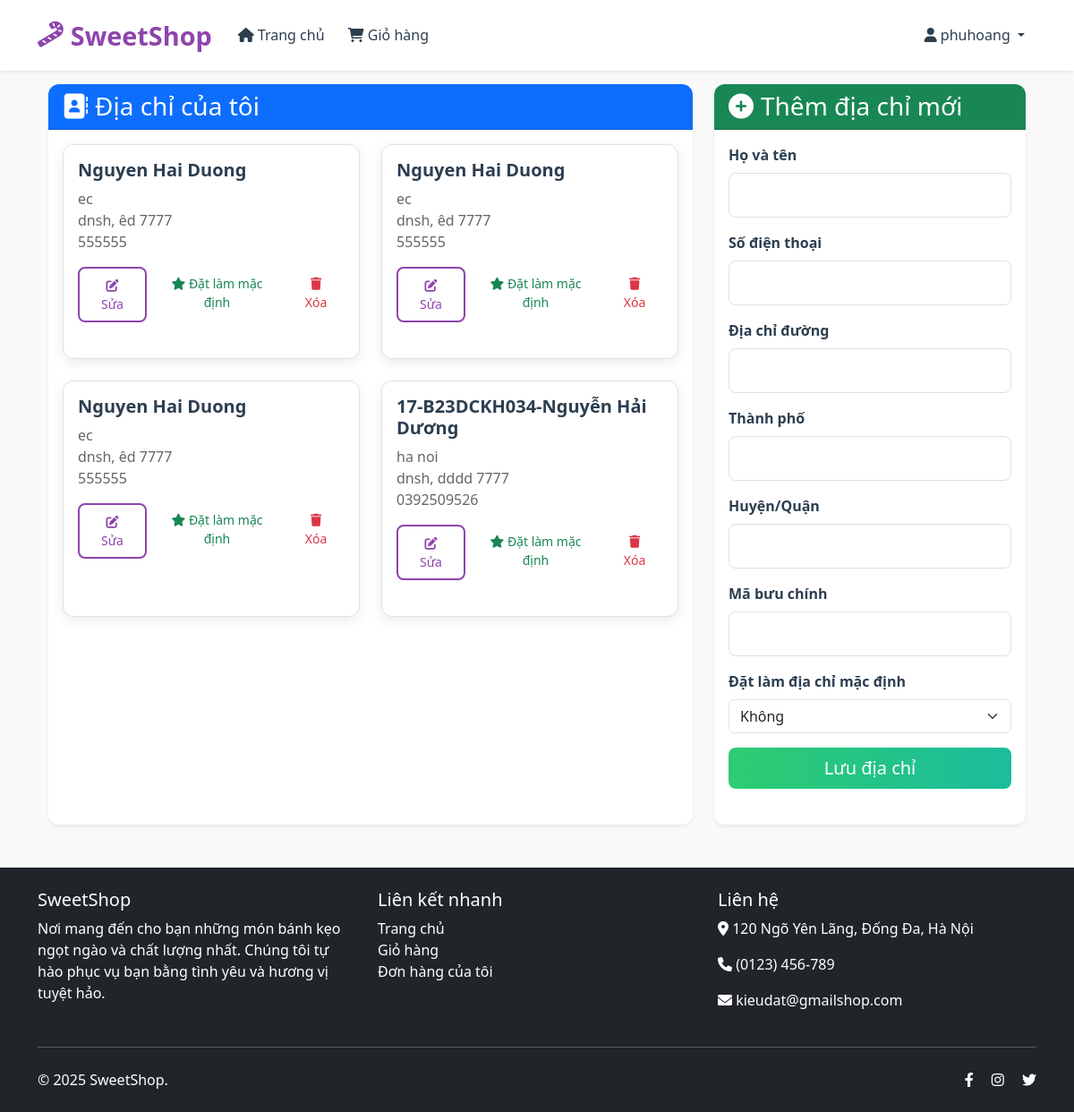
/addresses (signed in), run on the app's committed database.
### app/models.py (models this page shows, shortened)
class User(UserMixin, db.Model):
    __tablename__ = 'users'
    id = db.Column(db.Integer, primary_key=True)
    username = db.Column(db.String(80), nullable=False, unique=True)
    password_hash = db.Column(db.String(120), nullable=False)
    role = db.Column(db.String(10), nullable=False, default='USER')  # 'USER' or 'ADMIN'
    created_at = db.Column(db.DateTime, nullable=False, default=datetime.utcnow)
    cart_items = db.relationship('Cart', backref='user', lazy=True, cascade='all, delete-orphan')
    orders = db.relationship('Order', backref='customer', lazy=True, cascade='all, delete-orphan')
    addresses = db.relationship('Address', backref='user', lazy=True, cascade='all, delete-orphan')

class Address(db.Model):
    __tablename__ = 'addresses'
    id = db.Column(db.Integer, primary_key=True)
    user_id = db.Column(db.Integer, db.ForeignKey('users.id'), nullable=False)
    full_name = db.Column(db.String(100), nullable=False)
    phone = db.Column(db.String(20), nullable=False)
    street = db.Column(db.String(200), nullable=False)
    city = db.Column(db.String(100), nullable=False)
    state = db.Column(db.String(100), nullable=False)
    zip_code = db.Column(db.String(20), nullable=False)
    is_default = db.Column(db.Boolean, default=False)

### app/main/routes.py (the view)
@bp.route('/addresses')
@login_required
def addresses():
    user_addresses = Address.query.filter_by(user_id=current_user.id).all()
    address_form = AddressForm()
    return render_template('main/addresses.html', addresses=user_addresses, form=address_form)

### app/main/forms.py
class AddressForm(FlaskForm):
    full_name = StringField('Họ và tên', validators=[DataRequired(), Length(max=100)])
    phone = StringField('Số điện thoại', validators=[DataRequired(), Length(max=20)])
    street = StringField('Địa chỉ đường', validators=[DataRequired(), Length(max=200)])
    city = StringField('Thành phố', validators=[DataRequired(), Length(max=100)])
    state = StringField('Huyện/Quận', validators=[DataRequired(), Length(max=100)])
    zip_code = StringField('Mã bưu chính', validators=[DataRequired(), Length(max=20)])
    is_default = SelectField('Đặt làm địa chỉ mặc định', choices=[(False, 'Không'), (True, 'Có')], coerce=lambda x: x == 'True')
    submit = SubmitField('Lưu địa chỉ')

### app/__init__.py (called while the page is built)
def create_app(config_class=Config):
    app = Flask(__name__)
    app.config.from_object(config_class)
    db.init_app(app)
    login_manager.init_app(app)
    bcrypt.init_app(app)
    migrate = Migrate(app, db)  # Initialize Flask-Migrate
    login_manager.login_view = 'auth.login'
    login_manager.login_message = 'Đăng nhập để truy cập trang này.'
    from app.auth import bp as auth_bp
    app.register_blueprint(auth_bp)
    from app.admin import bp as admin_bp
    app.register_blueprint(admin_bp)
    from app.main import bp as main_bp
    app.register_blueprint(main_bp)
    @login_manager.user_loader
    def load_user(user_id):
        from app.models import User
        return User.query.get(int(user_id))
    return app

### app/templates/main/addresses.html (shortened to what this page needs)
{% extends "base.html" %}
{% block content %}
<div class="container">
    <div class="row">
        <div class="col-lg-8">
            <div class="card shadow-sm">
                <div class="card-header bg-primary text-white">
                    <h3 class="mb-0"><i class="fas fa-address-book me-2"></i>Địa chỉ của tôi</h3>
                </div>
                <div class="card-body">
                    {% if addresses %}
                    <div class="row">
                        {% for address in addresses %}
                        <div class="col-md-6 mb-4">
                            <div class="card h-100 border">
                                <div class="card-body">
                                    <div class="d-flex justify-content-between align-items-start">
                                        <h5 class="card-title">{{ address.full_name }}</h5>
                                    </div>
                                    <p class="card-text">
                                        {{ address.street }}<br>
                                        {{ address.city }}, {{ address.state }} {{ address.zip_code }}<br>
                                        {{ address.phone }}
                                    </p>
                                    <div class="d-flex">
                                        <a href="{{ url_for('main.edit_address', address_id=address.id) }}" class="btn btn-sm btn-outline-primary me-2">
                                            <i class="fas fa-edit"></i> Sửa
                                        </a>
                                        {% if not address.is_default %}
                                        <form method="POST" action="{{ url_for('main.edit_address', address_id=address.id) }}" class="d-inline me-2">
                                            <button type="submit" class="btn btn-sm btn-outline-success">
                                                <i class="fas fa-star"></i> Đặt làm mặc định
                                            </button>
                                        </form>
                                        {% endif %}
                                        <form method="POST" action="{{ url_for('main.delete_address', address_id=address.id) }}" class="d-inline">
                                            <button type="submit" class="btn btn-sm btn-outline-danger" onclick="return confirm('Bạn có chắc chắn muốn xóa địa chỉ này không?');">
                                                <i class="fas fa-trash"></i> Xóa
                                            </button>
                                        </form>
                                    </div>
                                </div>
                            </div>
                        </div>
                        {% endfor %}
                    </div>
                    {% else %}
                    <div class="text-center py-4">
                        <i class="fas fa-map-marker-alt text-muted mb-3" style="font-size: 3rem;"></i>
                        <p class="text-muted">Bạn chưa lưu địa chỉ nào.</p>
                    </div>
                    {% endif %}
                </div>
            </div>
        </div>
        <div class="col-lg-4">
            <div class="card shadow-sm">
                <div class="card-header bg-success text-white">
                    <h3 class="mb-0"><i class="fas fa-plus-circle me-2"></i>Thêm địa chỉ mới</h3>
                </div>
                <div class="card-body">
                    <form method="POST" action="{{ url_for('main.add_address') }}">
                        <div class="mb-3">
                            {{ form.full_name.label(class="form-label fw-bold") }}
                            {{ form.full_name(class="form-control") }}
                        </div>
                        <div class="mb-3">
                            {{ form.phone.label(class="form-label fw-bold") }}
                            {{ form.phone(class="form-control") }}
                        </div>
                        <div class="mb-3">
                            {{ form.street.label(class="form-label fw-bold") }}
                            {{ form.street(class="form-control") }}
                        </div>
                        <div class="mb-3">
                            {{ form.city.label(class="form-label fw-bold") }}
                            {{ form.city(class="form-control") }}
                        </div>
                        <div class="mb-3">
                            {{ form.state.label(class="form-label fw-bold") }}
                            {{ form.state(class="form-control") }}
                        </div>
                        <div class="mb-3">
                            {{ form.zip_code.label(class="form-label fw-bold") }}
                            {{ form.zip_code(class="form-control") }}
                        </div>
                        <div class="mb-3">
                            {{ form.is_default.label(class="form-label fw-bold") }}
                            {{ form.is_default(class="form-select") }}
                        </div>
                        <div class="d-grid">
                            {{ form.submit(class="btn btn-success btn-lg") }}
                        </div>
                    </form>
                </div>
            </div>
        </div>
    </div>
</div>
{% endblock %}

### app/templates/base.html (shortened to what this page needs)
<!DOCTYPE html>
<html lang="vi">
<head>
    <link href="https://cdn.jsdelivr.net/npm/bootstrap@5.3.0/dist/css/bootstrap.min.css" rel="stylesheet">
    <link rel="stylesheet" href="https://cdnjs.cloudflare.com/ajax/libs/font-awesome/6.0.0/css/all.min.css">
    <link rel="stylesheet" href="{{ url_for('static', filename='css/style.css') }}">
</head>
<body>
    <nav class="navbar navbar-expand-lg navbar-light bg-white fixed-top shadow-sm">
        <div class="container">
            <a class="navbar-brand" href="{{ url_for('main.home') }}">
                <i class="fas fa-candy-cane"></i> SweetShop
            </a>
            <div class="collapse navbar-collapse" id="navbarNav">
                <ul class="navbar-nav me-auto">
                    <li class="nav-item">
                        <a class="nav-link" href="{{ url_for('main.home') }}"><i class="fas fa-home"></i> Trang chủ</a>
                    </li>
                    {% if current_user.is_authenticated %}
                    <li class="nav-item">
                        <a class="nav-link" href="{{ url_for('main.view_cart') }}">
                            <i class="fas fa-shopping-cart"></i> Giỏ hàng
                            {% set cart_count = current_user.cart_items|length %}
                        </a>
                    </li>
                    {% endif %}
                </ul>
                <ul class="navbar-nav">
                    {% if current_user.is_authenticated %}
                        <li class="nav-item dropdown">
                            <a class="nav-link dropdown-toggle" href="#" id="navbarDropdown" role="button" data-bs-toggle="dropdown">
                                <i class="fas fa-user"></i> {{ current_user.username }}
                            </a>
                        </li>
                    {% endif %}
                </ul>
            </div>
        </div>
    </nav>
    <div class="container mt-4">
        {% block content %}{% endblock %}
    </div>
    <footer class="footer mt-5 bg-dark text-white py-4">
        <div class="container">
            <div class="row">
                <div class="col-md-4 mb-4 mb-md-0">
                    <h5>SweetShop</h5>
                    <p>Nơi mang đến cho bạn những món bánh kẹo ngọt ngào và chất lượng nhất. Chúng tôi tự hào phục vụ bạn bằng tình yêu và hương vị tuyệt hảo.</p>
                </div>
                <div class="col-md-4 mb-4 mb-md-0">
                    <h5>Liên kết nhanh</h5>
                    <ul class="list-unstyled">
                        <li><a href="{{ url_for('main.home') }}" class="text-white text-decoration-none">Trang chủ</a></li>
                        <li><a href="{{ url_for('main.view_cart') }}" class="text-white text-decoration-none">Giỏ hàng</a></li>
                        <li><a href="{{ url_for('main.my_orders') }}" class="text-white text-decoration-none">Đơn hàng của tôi</a></li>
                    </ul>
                </div>
                <div class="col-md-4">
                    <h5>Liên hệ</h5>
                    <p><i class="fas fa-map-marker-alt"></i> 120 Ngõ Yên Lãng, Đống Đa, Hà Nội</p>
                    <p><i class="fas fa-phone"></i> (0123) 456-789</p>
                    <p><i class="fas fa-envelope"></i> kieudat@gmailshop.com</p>
                </div>
            </div>
            <hr class="my-4">
            <div class="d-flex justify-content-between align-items-center">
                <p class="mb-0">&copy; 2025 SweetShop.</p>
                <div>
                    <a href="#" class="text-white me-3"><i class="fab fa-facebook-f"></i></a>
                    <a href="#" class="text-white me-3"><i class="fab fa-instagram"></i></a>
                    <a href="#" class="text-white"><i class="fab fa-twitter"></i></a>
                </div>
            </div>
        </div>
    </footer>
</body>
</html>

### app/static/css/style.css (style rules this page uses)
:root { --primary-color: #8e44ad; --secondary-color: #3498db; --accent-color: #e74c3c; --light-color: #f8f9fa; --dark-color: #2c3e50; --success-color: #2ecc71; --text-color: #333; --border-color: #e0e0e0; }
body { background-color: #f9f9f9; font-family: 'Segoe UI', Tahoma, Geneva, Verdana, sans-serif; color: var(--text-color); padding-top: 70px; }
.navbar { box-shadow: 0 2px 10px rgba(0, 0, 0, 0.1); background-color: white !important; padding: 0.8rem 0; }
.navbar-brand { font-weight: 700; font-size: 1.8rem; color: var(--primary-color) !important; display: flex; align-items: center; }
.navbar-brand i { margin-right: 8px; }
.navbar-nav .nav-link { font-weight: 500; margin: 0 5px; transition: all 0.3s ease; color: var(--dark-color) !important; }
.card { border: none; border-radius: 12px; overflow: hidden; transition: all 0.3s ease; box-shadow: 0 4px 15px rgba(0, 0, 0, 0.08); margin-bottom: 1.5rem; height: 100%; }
.card-title { font-weight: 600; color: var(--dark-color); margin-bottom: 0.5rem; }
.card-text { color: #666; margin-bottom: 1rem; }
.btn { border-radius: 8px; padding: 0.5rem 1.2rem; font-weight: 500; transition: all 0.3s ease; border: none; }
.btn-success { background: linear-gradient(to right, var(--success-color), #1abc9c); }
.btn-outline-primary { border: 2px solid var(--primary-color); color: var(--primary-color); }
.form-control { border-radius: 8px; padding: 0.75rem 1rem; border: 1px solid var(--border-color); transition: all 0.3s ease; }
.form-label { font-weight: 600; color: var(--dark-color); }
.footer { background: var(--dark-color); color: white; padding: 3rem 0 1.5rem; margin-top: 4rem; }
.footer a { color: #bbb; transition: color 0.3s ease; }

### data on the page
User: username "phuhoang"
Address: full_name "Nguyen Hai Duong", street "ec", city "dnsh", state "êd", zip_code "7777", phone "555555"
Address: full_name "Nguyen Hai Duong", street "ec", city "dnsh", state "êd", zip_code "7777", phone "555555"
Address: full_name "Nguyen Hai Duong", street "ec", city "dnsh", state "êd", zip_code "7777", phone "555555"
Address: full_name "17-B23DCKH034-Nguyễn Hải Dương", street "ha noi", city "dnsh", state "dddd", zip_code "7777", phone "0392509526"
